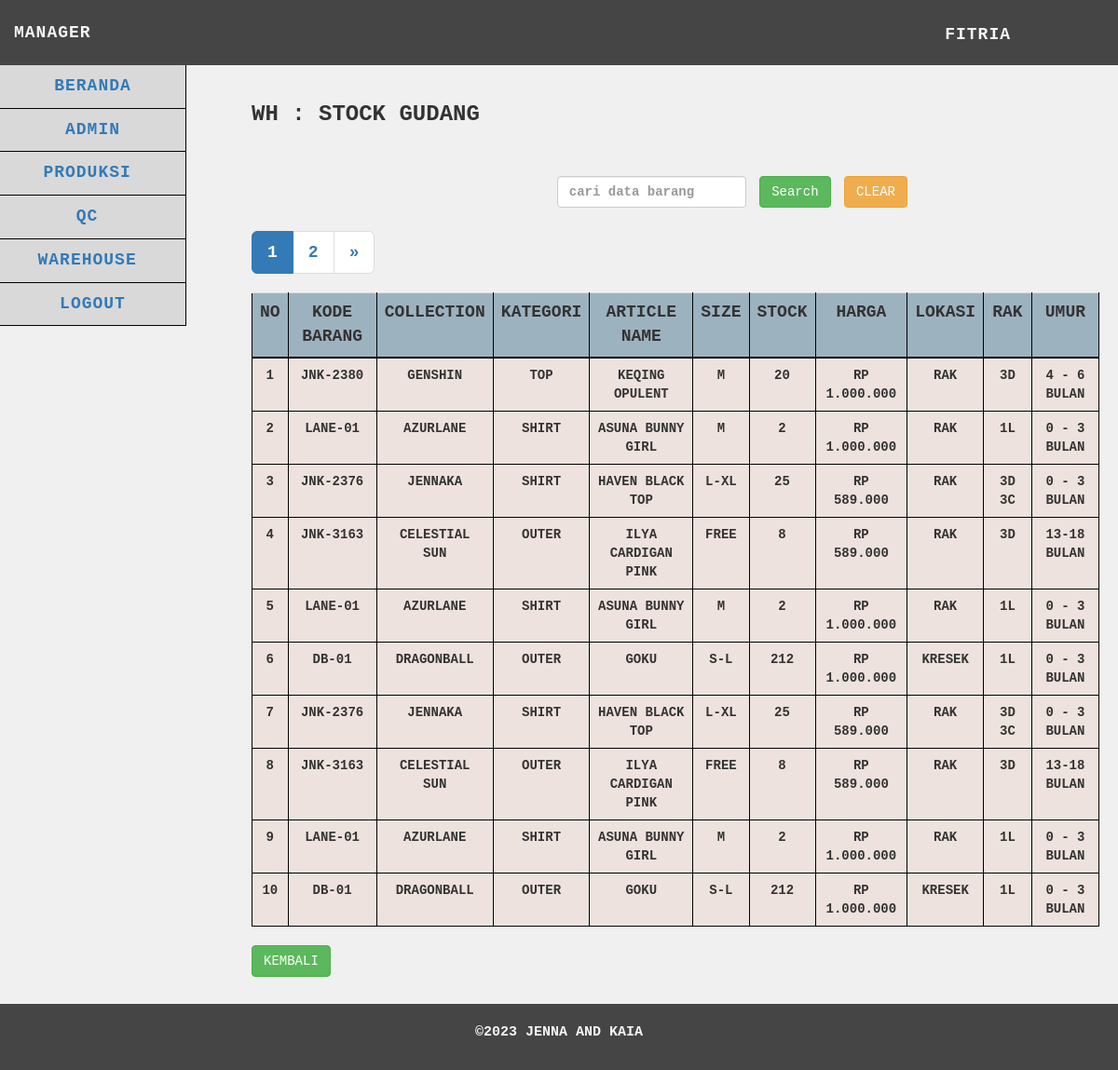
The app's page /manager/wh/stockgudang/stockgudang.php (signed in), older data.
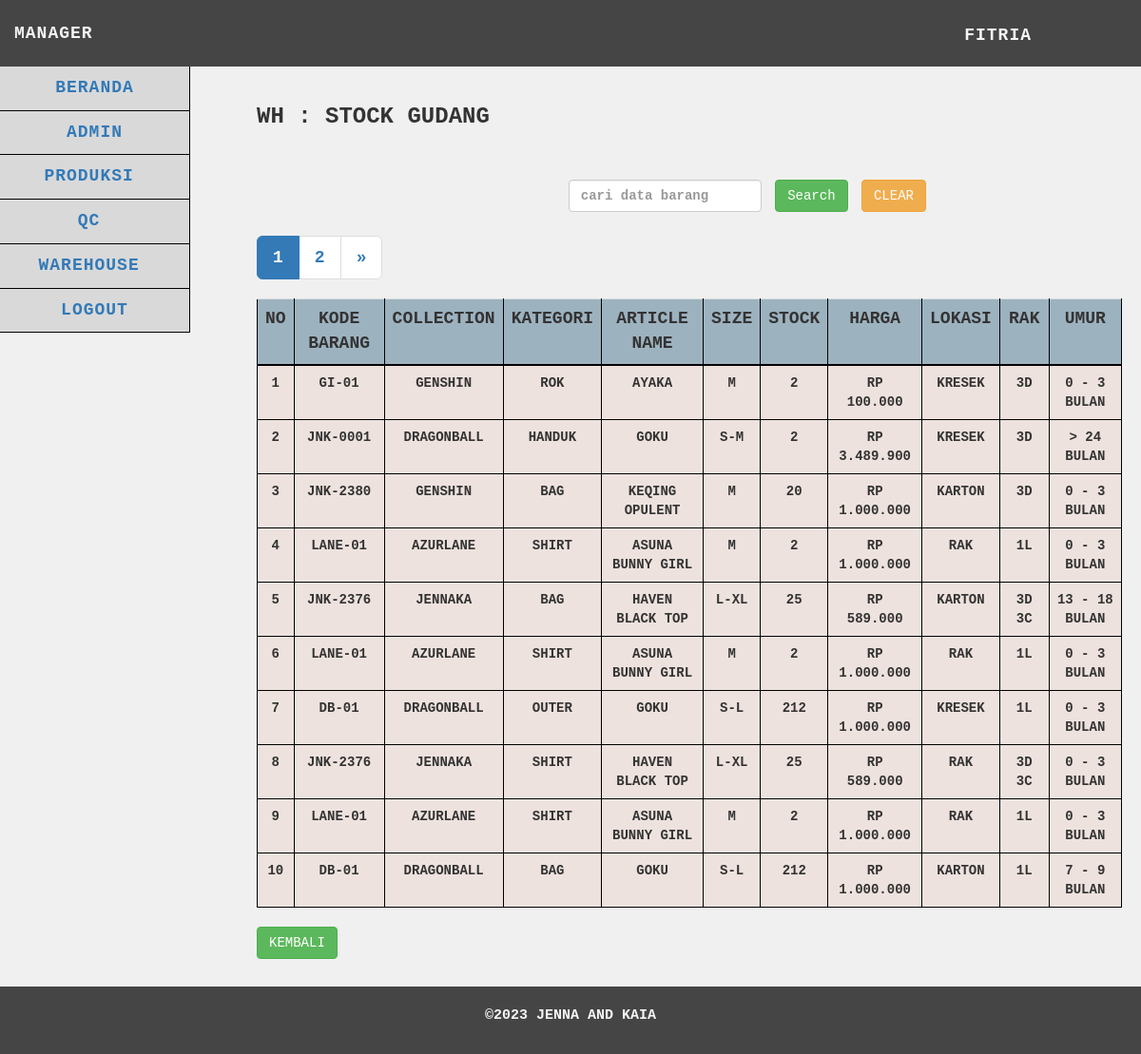
The same page, newer data.
### tables this page shows
CREATE TABLE `stockgudang` (
  `idstock` int(15) NOT NULL,
  `kode` varchar(255) NOT NULL,
  `collection` varchar(255) NOT NULL,
  `kategori` varchar(255) NOT NULL,
  `article_name` varchar(255) NOT NULL,
  `size` varchar(255) NOT NULL,
  `stock` int(255) NOT NULL,
  `harga` int(255) NOT NULL,
  `rak` varchar(255) NOT NULL,
  `lokasi` varchar(255) NOT NULL,
  `umur` varchar(255) NOT NULL,
  `idbarang_lolosqc` int(11) NOT NULL
);

### manager/wh/stockgudang/functions.php (called while the page is built, shortened)
<?php
$db = mysqli_connect("localhost", "root", "", "gudangjenna");
function query($query)
{
    global $db;
    $result = mysqli_query($db, $query);
    $rows = [];
    while ($row = mysqli_fetch_assoc($result)) {
        $rows[] = $row;
    }
    return $rows;
}
function format_rupiah($angka) {
    return 'Rp ' . number_format($angka, 0, ',', '.');
}
?>

### manager/wh/stockgudang/stockgudang.php (the view, shortened to what the changed rows need)
<?php
$stockgudang = query("SELECT * FROM stockgudang");
$limit = 10;
$page = isset($_GET['page']) ? $_GET['page'] : 1;
$start = ($page - 1) * $limit;
$start_date = isset($_GET['start_date']) ? $_GET['start_date'] : '';
$end_date = isset($_GET['end_date']) ? $_GET['end_date'] : '';
$date_filter = '';
$search = isset($_GET['search']) ? $_GET['search'] : '';
$search_filter = '';
$query = "SELECT * FROM stockgudang $date_filter $search_filter ORDER BY idstock DESC LIMIT $start, $limit";
$stockgudang = query($query);
$totalRecordsSearchDateFilter = count(query("SELECT * FROM stockgudang $date_filter $search_filter"));
$totalPagesSearchDateFilter = ceil($totalRecordsSearchDateFilter / $limit);
?>
<!DOCTYPE html>
<html>
<head>
    <link href="../../../vendor/css/bootstrap/bootstrap.min.css" rel="stylesheet">
    <link href="../../../vendor/css/bootstrap/bootstrap.css" rel="stylesheet">
    <link href="../../../vendor/font-awesome/css/font-awesome.min.css" rel="stylesheet" type="text/css">
    <link href="../../../css/tabelmanager.css" rel="stylesheet">
</head>
<body>
    <div class="content">
        <div class="container-fluid">
            <h1 class="page-header">WH : Stock Gudang
                <br><br><br>
                <div class="row">
                    <div class="col-md-4">
                    </div>
                    <div class="col-md-6">
                        <form action="" method="GET" class="form-inline">
                        </form>
                    </div>
                </div>
                <div class="row" style="margin-top: 5px;">
                    <div class="col-md-6">
                        <div class="button-group" style="display: flex; align-items: center;">
                            <div class="pagination-container">
                                <ul class="pagination pagination-lg">
                                    <?php
                                    $startPage = max(1, $page - 1);
                                    $endPage = min($totalPagesSearchDateFilter, $startPage + 4);
                                        for ($p = $startPage; $p <= $endPage; $p++) :
                                     ?>
                                    <li class="<?php if ($p == $page) echo 'active'; ?>">
                                        <a
                                            href="?page=<?php echo $p; ?>&start_date=<?php echo $start_date; ?>&end_date=<?php echo $end_date; ?>&search=<?php echo $search; ?>">
                                            <?php echo $p; ?>
                                        </a>
                                    </li>
                                    <?php endfor; ?>
                                </ul>
                            </div>
                        </div>
                    </div>
                </div>
                <div class="table-responsive">
                    <table id="data-table" class="table table-hover">
                        <tr>
                            <th scope="col">No</th>
                            <th scope="col">Kode Barang</th>
                            <th scope="col">Collection</th>
                            <th scope="col">Kategori</th>
                            <th scope="col">Article Name</th>
                            <th scope="col">Size</th>
                            <th scope="col">Stock</th>
                            <th scope="col">Harga</th>
                            <th scope="col">Lokasi</th>
                            <th scope="col">Rak</th>
                            <th scope="col">Umur</th>
                        </tr>
                        <?php $i = $start + 1;?>
                        <?php foreach ($stockgudang as $row) : ?>
                        <tr class="data-row">
                            <td><?= $i; ?></td>
                            <td><?= $row["kode"]; ?></td>
                            <td><?= $row["collection"]; ?></td>
                            <td><?= $row["kategori"]; ?></td>
                            <td><?= $row["article_name"]; ?></td>
                            <td><?= $row["size"]; ?></td>
                            <td><?= $row["stock"]; ?></td>
                            <td><?= format_rupiah($row["harga"]); ?></td>
                            <td><?= $row["lokasi"]; ?></td>
                            <td><?= $row["rak"]; ?></td>
                            <td><?= $row["umur"]; ?></td>
                        </tr>
                        <?php $i++; ?>
                        <?php endforeach; ?>
                    </table>
                </div>
                <div>
                    <a href="../../beranda.php" class="btn btn-success">Kembali</a>
                </div>
        </div>
    </div>
</body>
</html>

Row changes from the older to the newer data that the page shows:
removed stockgudang: kode "JNK-3163", collection "CELESTIAL SUN", kategori "OUTER", article_name "ILYA CARDIGAN PINK", size "FREE", stock "8", harga "RP 589.000", lokasi "RAK", rak "3D", umur "13-18 BULAN"
removed stockgudang: kode "JNK-3163", collection "CELESTIAL SUN", kategori "OUTER", article_name "ILYA CARDIGAN PINK", size "FREE", stock "8", harga "RP 589.000", lokasi "RAK", rak "3D", umur "13-18 BULAN"
added stockgudang: kode "GI-01", collection "GENSHIN", kategori "ROK", article_name "AYAKA", size "M", stock "2", harga "RP 100.000", lokasi "KRESEK", rak "3D", umur "0 - 3 BULAN"
added stockgudang: kode "JNK-0001", collection "DRAGONBALL", kategori "HANDUK", article_name "GOKU", size "S-M", stock "2", harga "RP 3.489.900", lokasi "KRESEK", rak "3D", umur "> 24 BULAN"
changed stockgudang "JNK-2380": kategori "TOP" → "BAG"; lokasi "RAK" → "KARTON"; umur "4 - 6 BULAN" → "0 - 3 BULAN"
changed stockgudang: kategori "SHIRT" → "BAG"; lokasi "RAK" → "KARTON"; umur "0 - 3 BULAN" → "13 - 18 BULAN"
changed stockgudang: kategori "OUTER" → "BAG"; lokasi "KRESEK" → "KARTON"; umur "0 - 3 BULAN" → "7 - 9 BULAN"
